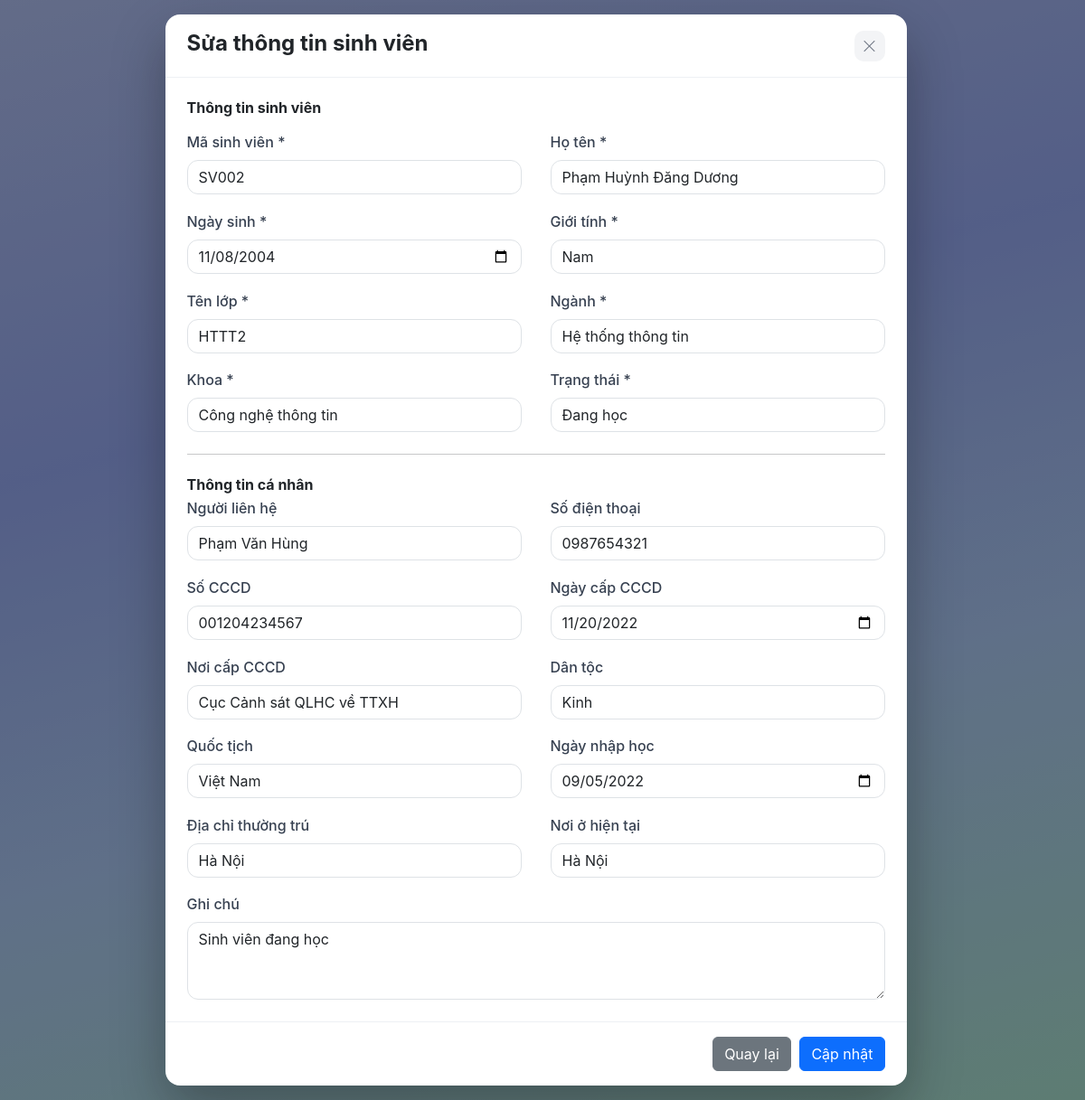
Page /public/?controller=student&action=edit&id=SV002 (signed in) on the committed database.
### tables this page shows
CREATE TABLE students (
ma_sv VARCHAR(10) PRIMARY KEY,
cccd VARCHAR(12),
ngay_cap_cccd DATE,
noi_cap_cccd VARCHAR(100),
dan_toc VARCHAR(50),
quoc_tich VARCHAR(50),
dia_chi_thuong_tru VARCHAR(200),
noi_o_hien_tai VARCHAR(200),
ngay_nhap_hoc DATE,
nguoi_lien_he VARCHAR(100),
sdt_nguoi_lien_he VARCHAR(15),
ghi_chu VARCHAR(200),

    FOREIGN KEY (ma_sv) REFERENCES student(ma_sv)

);

CREATE TABLE student (
    ma_sv VARCHAR(10) PRIMARY KEY,
    ho_ten VARCHAR(100) NOT NULL,
    ngay_sinh DATE NOT NULL,
    gioi_tinh VARCHAR(10) NOT NULL,
    ten_lop VARCHAR(50) NOT NULL,
    nganh VARCHAR(100) NOT NULL,
    khoa VARCHAR(100) NOT NULL,
    trang_thai VARCHAR(30) NOT NULL
);

### app/controllers/StudentController.php (called while the page is built, shortened)
<?php
require_once APP_ROOT . '/app/services/StudentService.php';
class StudentController
{
    public function edit($id)
    {
        $student = (new StudentService())->getStudentById($id);
        $q = isset($_GET['q']) && is_string($_GET['q'])
            ? trim($_GET['q'])
            : '';
        include APP_ROOT . '/app/views/student/edit.php';
    }
}

### app/services/StudentService.php (called while the page is built, shortened)
<?php
class StudentService
{
    public function getStudentById($id)
    {
        $dbConnection = new DBConnection();
        $conn = $dbConnection->getConnection();
        $sql = "SELECT s.ma_sv, s.ho_ten, s.ngay_sinh, s.gioi_tinh, s.ten_lop, s.nganh, s.khoa, s.trang_thai,
                       sd.cccd, sd.ngay_cap_cccd, sd.noi_cap_cccd, sd.dan_toc, sd.quoc_tich,
                       sd.dia_chi_thuong_tru, sd.noi_o_hien_tai, sd.ngay_nhap_hoc,
                       sd.nguoi_lien_he, sd.sdt_nguoi_lien_he, sd.ghi_chu
                FROM student s
                LEFT JOIN students sd ON s.ma_sv = sd.ma_sv
                WHERE s.ma_sv = ?";
        $stmt = $conn->prepare($sql);
        $stmt->execute([$id]);
        return $stmt->fetch(PDO::FETCH_OBJ);
    }
}

### app/views/student/edit.php (the view, shortened to what this page needs)
<!DOCTYPE html>
<html lang="vi">
<head>
    <link href="https://cdn.jsdelivr.net/npm/bootstrap@5.3.8/dist/css/bootstrap.min.css" rel="stylesheet">
    <link rel="stylesheet" href="https://cdn.jsdelivr.net/npm/bootstrap-icons@1.13.1/font/bootstrap-icons.min.css">
    <link rel="stylesheet" href="assets/css/style.css?v=<?= defined('CSS_VERSION') ? CSS_VERSION : 6 ?>">
</head>
<body class="dash-page">
    <div class="popup">
        <form class="popup-card popup-form" action="?controller=student&action=update&id=<?= urlencode($student->ma_sv) ?>" method="post">
            <div class="popup-head">
                <div>
                    <h4 class="mb-1 fw-bold">Sửa thông tin sinh viên</h4>
                </div>
                <a href="?controller=student&action=index<?= $q !== '' ? '&q=' . urlencode($q) : '' ?>" class="popup-close" title="Đóng" aria-label="Đóng">
                    <i class="bi bi-x-lg"></i>
                </a>
            </div>
            <div class="popup-body">
                <h6 class="fw-bold mb-3">Thông tin sinh viên</h6>
                <div class="detail-grid">
                    <div>
                        <label for="ma_sv" class="form-label">Mã sinh viên *</label>
                        <input type="text" name="ma_sv" id="ma_sv" class="form-control" value="<?= htmlspecialchars($student->ma_sv, ENT_QUOTES, 'UTF-8') ?>" readonly>
                    </div>
                    <div>
                        <label for="ho_ten" class="form-label">Họ tên *</label>
                        <input type="text" name="ho_ten" id="ho_ten" class="form-control" value="<?= htmlspecialchars($student->ho_ten ?? '', ENT_QUOTES, 'UTF-8') ?>" required>
                    </div>
                    <div>
                        <label for="ngay_sinh" class="form-label">Ngày sinh *</label>
                        <input type="date" name="ngay_sinh" id="ngay_sinh" class="form-control" value="<?= htmlspecialchars($student->ngay_sinh ?? '', ENT_QUOTES, 'UTF-8') ?>">
                    </div>
                    <div>
                        <label for="gioi_tinh" class="form-label">Giới tính *</label>
                        <select name="gioi_tinh" id="gioi_tinh" class="form-control">
                            <?php foreach (['Nam', 'Nữ', 'Khác'] as $value): ?>
                                <option value="<?= $value ?>" <?= ($student->gioi_tinh ?? '') === $value ? 'selected' : '' ?>><?= $value ?></option>
                            <?php endforeach; ?>
                        </select>
                    </div>
                    <div>
                        <label for="ten_lop" class="form-label">Tên lớp *</label>
                        <input type="text" name="ten_lop" id="ten_lop" class="form-control" value="<?= htmlspecialchars($student->ten_lop ?? '', ENT_QUOTES, 'UTF-8') ?>">
                    </div>
                    <div>
                        <label for="nganh" class="form-label">Ngành *</label>
                        <input type="text" name="nganh" id="nganh" class="form-control" value="<?= htmlspecialchars($student->nganh ?? '', ENT_QUOTES, 'UTF-8') ?>">
                    </div>
                    <div>
                        <label for="khoa" class="form-label">Khoa *</label>
                        <input type="text" name="khoa" id="khoa" class="form-control" value="<?= htmlspecialchars($student->khoa ?? '', ENT_QUOTES, 'UTF-8') ?>">
                    </div>
                    <div>
                        <label for="trang_thai" class="form-label">Trạng thái *</label>
                        <select name="trang_thai" id="trang_thai" class="form-control">
                            <?php foreach (['Đang học', 'Bảo lưu', 'Thôi học', 'Đã tốt nghiệp'] as $value): ?>
                                <option value="<?= $value ?>" <?= ($student->trang_thai ?? '') === $value ? 'selected' : '' ?>><?= $value ?></option>
                            <?php endforeach; ?>
                        </select>
                    </div>
                </div>
                <hr class="my-4">
                <h6 class="fw-bold mb-1">Thông tin cá nhân</h6>
                <div class="detail-grid">
                    <div>
                        <label for="nguoi_lien_he" class="form-label">Người liên hệ</label>
                        <input type="text" name="nguoi_lien_he" id="nguoi_lien_he" class="form-control" value="<?= htmlspecialchars($student->nguoi_lien_he ?? '', ENT_QUOTES, 'UTF-8') ?>">
                    </div>
                    <div>
                        <label for="sdt_nguoi_lien_he" class="form-label">Số điện thoại</label>
                        <input type="text" name="sdt_nguoi_lien_he" id="sdt_nguoi_lien_he" class="form-control" value="<?= htmlspecialchars($student->sdt_nguoi_lien_he ?? '', ENT_QUOTES, 'UTF-8') ?>">
                    </div>
                    <div>
                        <label for="cccd" class="form-label">Số CCCD</label>
                        <input type="text" name="cccd" id="cccd" class="form-control" value="<?= htmlspecialchars($student->cccd ?? '', ENT_QUOTES, 'UTF-8') ?>">
                    </div>
                    <div>
                        <label for="ngay_cap_cccd" class="form-label">Ngày cấp CCCD</label>
                        <input type="date" name="ngay_cap_cccd" id="ngay_cap_cccd" class="form-control" value="<?= htmlspecialchars($student->ngay_cap_cccd ?? '', ENT_QUOTES, 'UTF-8') ?>">
                    </div>
                    <div>
                        <label for="noi_cap_cccd" class="form-label">Nơi cấp CCCD</label>
                        <input type="text" name="noi_cap_cccd" id="noi_cap_cccd" class="form-control" value="<?= htmlspecialchars($student->noi_cap_cccd ?? '', ENT_QUOTES, 'UTF-8') ?>">
                    </div>
                    <div>
                        <label for="dan_toc" class="form-label">Dân tộc</label>
                        <input type="text" name="dan_toc" id="dan_toc" class="form-control" value="<?= htmlspecialchars($student->dan_toc ?? '', ENT_QUOTES, 'UTF-8') ?>">
                    </div>
                    <div>
                        <label for="quoc_tich" class="form-label">Quốc tịch</label>
                        <input type="text" name="quoc_tich" id="quoc_tich" class="form-control" value="<?= htmlspecialchars($student->quoc_tich ?? '', ENT_QUOTES, 'UTF-8') ?>">
                    </div>
                    <div>
                        <label for="ngay_nhap_hoc" class="form-label">Ngày nhập học</label>
                        <input type="date" name="ngay_nhap_hoc" id="ngay_nhap_hoc" class="form-control" value="<?= htmlspecialchars($student->ngay_nhap_hoc ?? '', ENT_QUOTES, 'UTF-8') ?>">
                    </div>
                    <div>
                        <label for="dia_chi_thuong_tru" class="form-label">Địa chỉ thường trú</label>
                        <input type="text" name="dia_chi_thuong_tru" id="dia_chi_thuong_tru" class="form-control" value="<?= htmlspecialchars($student->dia_chi_thuong_tru ?? '', ENT_QUOTES, 'UTF-8') ?>">
                    </div>
                    <div>
                        <label for="noi_o_hien_tai" class="form-label">Nơi ở hiện tại</label>
                        <input type="text" name="noi_o_hien_tai" id="noi_o_hien_tai" class="form-control" value="<?= htmlspecialchars($student->noi_o_hien_tai ?? '', ENT_QUOTES, 'UTF-8') ?>">
                    </div>
                    <div style="grid-column: 1 / -1;">
                        <label for="ghi_chu" class="form-label">Ghi chú</label>
                        <textarea name="ghi_chu" id="ghi_chu" class="form-control" rows="3"><?= htmlspecialchars($student->ghi_chu ?? '', ENT_QUOTES, 'UTF-8') ?></textarea>
                    </div>
                </div>
            </div>
            <div class="popup-foot">
                <a href="?controller=student&action=index<?= $q !== '' ? '&q=' . urlencode($q) : '' ?>" class="btn btn-secondary">Quay lại</a>
                <button type="submit" class="btn btn-primary" name="btn_update">Cập nhật</button>
            </div>
        </form>
    </div>
</body>
</html>

### public/assets/css/style.css (style rules this page uses)
:root { --indigo: #4f46e5; }
body { font-family: 'Inter', 'Segoe UI', system-ui, sans-serif; }
.form-control { border-radius: 12px; }
body.dash-page { background: linear-gradient(165deg, #c7d2fe 0%, #a5b4fc 35%, #bfdbfe 65%, #bbf7d0 100%); min-height: 100vh; }
.popup { position: fixed; inset: 0; z-index: 1050; background: rgba(17, 24, 39, 0.55); display: flex; align-items: flex-start; justify-content: center; padding: 1rem; overflow-y: auto; scrollbar-gutter: stable; }
.popup-card { background: #fff; border-radius: 16px; width: min(820px, calc(100vw - 2rem)); max-width: 820px; height: calc(100vh - 2rem); max-height: calc(100vh - 2rem); min-height: 0; display: flex; flex-direction: column; overflow: hidden; box-shadow: 0 25px 60px rgba(0, 0, 0, 0.3); }
.popup-head { display: flex; align-items: flex-start; justify-content: space-between; gap: 1rem; padding: 1.1rem 1.5rem; border-bottom: 1px solid #eef0f4; flex-shrink: 0; }
.popup-body { padding: 1.5rem; overflow-y: auto; flex: 1 1 auto; min-height: 0; }
.popup-foot { display: flex; justify-content: flex-end; gap: 0.6rem; padding: 1rem 1.5rem; border-top: 1px solid #eef0f4; flex-shrink: 0; }
.popup-close { border: 0; background: #f3f4f6; border-radius: 10px; width: 34px; height: 34px; font-size: 1rem; line-height: 1; color: #6b7280; text-decoration: none; display: inline-flex; align-items: center; justify-content: center; flex: none; }
.form-label { font-weight: 500; color: #374151; }
.popup-form { display: flex; flex-direction: column; width: 100%; height: 100%; min-height: 0; }
.detail-grid { display: grid; grid-template-columns: 1fr 1fr; gap: 1.1rem 2rem; }

### rows in the picture
students: ma_sv "SV002", ho_ten "Phạm Huỳnh Đăng Dương", ngay_sinh "11/08/2004", ten_lop "HTTT2", nganh "Hệ thống thông tin", khoa "Công nghệ thông tin", nguoi_lien_he "Phạm Văn Hùng", sdt_nguoi_lien_he "0987654321", cccd "001204234567", ngay_cap_cccd "11/20/2022", noi_cap_cccd "Cục Cảnh sát QLHC về TTXH", dan_toc "Kinh", quoc_tich "Việt Nam", ngay_nhap_hoc "09/05/2022", dia_chi_thuong_tru "Hà Nội", noi_o_hien_tai "Hà Nội", ghi_chu "Sinh viên đang học"
student: gioi_tinh "Nam", trang_thai "Đang học"
